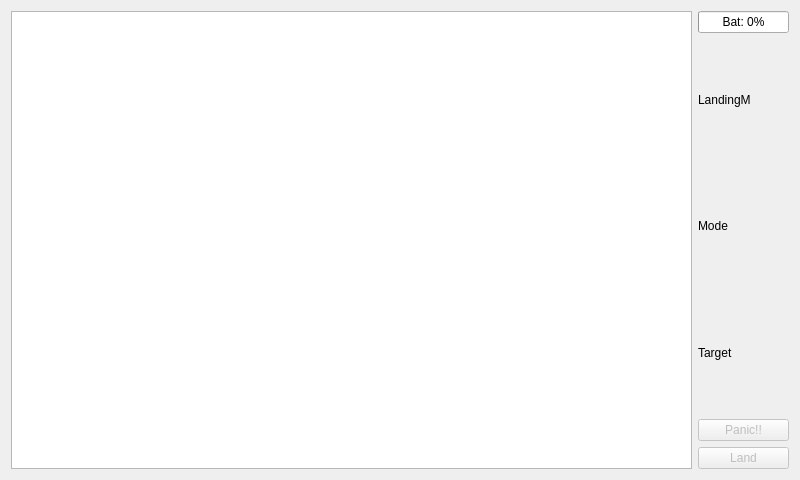
<?xml version="1.0" encoding="UTF-8"?>
<ui version="4.0">
 <class>MainWindow</class>
 <widget class="QMainWindow" name="MainWindow">
  <property name="geometry">
   <rect>
    <x>0</x>
    <y>0</y>
    <width>800</width>
    <height>480</height>
   </rect>
  </property>
  <property name="windowTitle">
   <string>Drone Taxi</string>
  </property>
  <widget class="QWidget" name="centralWidget">
   <layout class="QHBoxLayout" name="horizontalLayout">
    <item>
     <widget class="QGraphicsView" name="videoGraphicsView">
      <property name="verticalScrollBarPolicy">
       <enum>Qt::ScrollBarAlwaysOff</enum>
      </property>
      <property name="horizontalScrollBarPolicy">
       <enum>Qt::ScrollBarAlwaysOff</enum>
      </property>
      <property name="interactive">
       <bool>false</bool>
      </property>
     </widget>
    </item>
    <item>
     <layout class="QVBoxLayout" name="rightSide">
      <item>
       <widget class="QProgressBar" name="batteryProgress">
        <property name="sizePolicy">
         <sizepolicy hsizetype="Minimum" vsizetype="Fixed">
          <horstretch>0</horstretch>
          <verstretch>0</verstretch>
         </sizepolicy>
        </property>
        <property name="value">
         <number>0</number>
        </property>
        <property name="format">
         <string>Bat: %p%</string>
        </property>
       </widget>
      </item>
      <item>
       <widget class="QLabel" name="landingModeLabel">
        <property name="text">
         <string>LandingM</string>
        </property>
       </widget>
      </item>
      <item>
       <widget class="QLabel" name="modeLabel">
        <property name="text">
         <string>Mode</string>
        </property>
       </widget>
      </item>
      <item>
       <widget class="QLabel" name="targetPadLabel">
        <property name="text">
         <string>Target</string>
        </property>
       </widget>
      </item>
      <item>
       <widget class="QPushButton" name="panicButton">
        <property name="enabled">
         <bool>false</bool>
        </property>
        <property name="text">
         <string>Panic!!</string>
        </property>
       </widget>
      </item>
      <item>
       <widget class="QPushButton" name="landButton">
        <property name="enabled">
         <bool>false</bool>
        </property>
        <property name="text">
         <string>Land</string>
        </property>
       </widget>
      </item>
     </layout>
    </item>
   </layout>
  </widget>
 </widget>
 <layoutdefault spacing="6" margin="11"/>
 <resources/>
 <connections/>
</ui>
